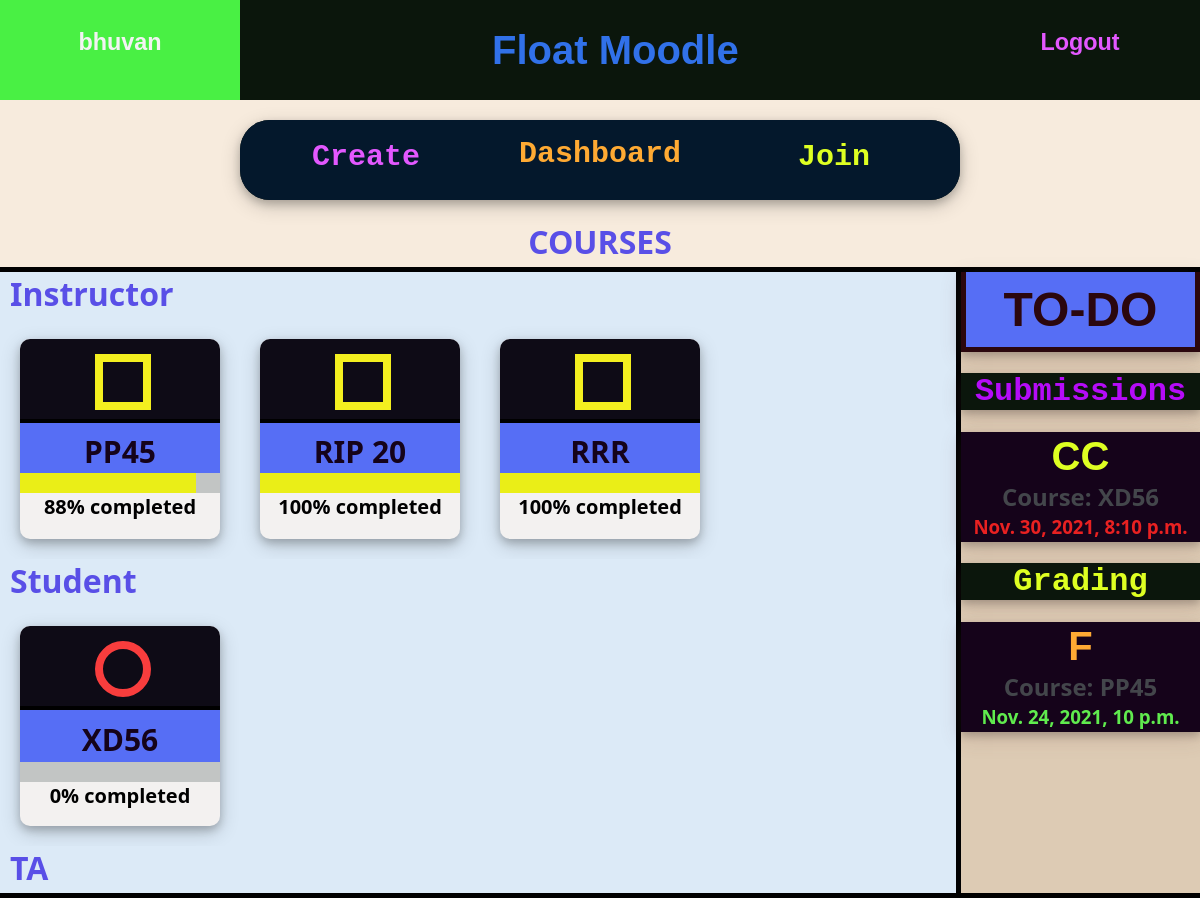
The app's page /courses/ (signed in) with its own data.
### courses/models.py (models this page shows, shortened)
class Course(models.Model):
    instructor = models.ForeignKey(User,on_delete=models.CASCADE,related_name='ins_courses') #assuming 1 instructor/course.
    name = models.CharField(max_length=128,default = '')
    students = models.ManyToManyField(User,related_name='stud_courses')
    TAs = models.ManyToManyField(User,related_name='ta_courses')
    joincode = models.CharField(max_length=10,default = '')
    TAjoincode = models.CharField(max_length=10,default = '')

class Assignment(models.Model):
    name = models.CharField(max_length=128,default='')
    link = models.URLField(default='')
    file_name = models.CharField(max_length=100,default='problem_statement')
    file = models.FileField(upload_to='assignments',blank=True)
    statement = models.CharField(max_length=300,default='')
    course = models.ForeignKey(Course,on_delete=models.CASCADE)
    maxmarks = models.IntegerField(default=100)
    deadline = models.DateTimeField(blank=False) #need to set while creating assign.
    weightage = models.IntegerField(default=0)
    feedfile = models.FileField(upload_to='feedback', blank = True)

### courses/views.py (the view, shortened to what this page needs)
# urls.py: path('', views.course_info, name = 'CourseHome'),
def course_info(request):
    if not request.user.is_authenticated:
        return redirect('login')
    u = User.objects.get(pk = request.user.pk )
    Itodo_List = [] #list of TO-DO assignments for 'I'nstructors ['S' ==> students, 'I' ==> Instructors ]
    Stodo_List = [] #list of TO-DO of students
    TAtodo_List = [] #for TA's
    PercI_List = [] #list of percentage of course completed.
    PercS_List = []
    PercT_List = []
    now = datetime.datetime.now()
    for course in u.ins_courses.all():
        graded_count = 0
        assign_count = 0
        for assign in course.assignment_set.all():
            if now > assign.deadline:
                graded=True
                for sub in assign.filesubmission_set.all():
                    if sub.corrected == 'NO':
                        graded = False
                        break
                if not graded:
                    Itodo_List.append(assign)
                else:
                    graded_count += 1
            assign_count += 1
        if assign_count == 0:
            PercI_List.append(100)
        else:
            PercI_List.append(int((graded_count*100)/assign_count))
    for course in u.stud_courses.all():
        assign_count = 0
        sub_count = 0
        for assign in course.assignment_set.all():
            if now < assign.deadline:
                submitted=False
                for sub in assign.filesubmission_set.all():
                    if sub.user.username == request.user.username:
                        submitted = True
                        break
                if not submitted:
                    Stodo_List.append(assign)
                else:
                    sub_count += 1
            else:
                submitted=False
                for sub in assign.filesubmission_set.all():
                    if sub.user.username == request.user.username:
                        submitted = True
                        break
                if submitted:
                    sub_count += 1
            assign_count += 1
        if assign_count == 0:
            PercS_List.append(100)
        else:
            PercS_List.append(int((sub_count*100)/assign_count))
    for i in range(len(PercS_List)):
        PercS_List[i] = str(PercS_List[i]) + '%'
    for i in range(len(PercI_List)):
        PercI_List[i] = str(PercI_List[i]) + '%'
    for i in range(len(PercT_List)):
        PercT_List[i] = str(PercT_List[i]) + '%'
    args = {
        'scourses': u.stud_courses.all(),
        'icourses': u.ins_courses.all(),
        'Tcourses': u.ta_courses.all(),
        'Itodo': Itodo_List,
        'Stodo': Stodo_List,
        'Ttodo': TAtodo_List,
        'Perc_S': PercS_List,
        'Perc_I': PercI_List,
        'Perc_T': PercT_List,
    }
    return render(request,'courses/home.html',args)

### courses/templatetags/extras.py (called while the page is built)
@register.filter
def index(indexable, i):
    return indexable[i]

### accounts/templates/courses/home.html (shortened to what this page needs)
{% extends 'base.html' %}
{% block H %}
    {% load extras %}
{% endblock %}
{% block content %}
<div class="Conth" style="height: 80px; width: 60%; align-self: center; margin: 20px 20%;  border-radius: 30px;     box-shadow: 0 4px 8px 0 rgba(0, 0, 0, 0.2), 0 6px 20px 0 rgba(0, 0, 0, 0.19);">
    <a href="{% url 'CourseCreate' %}" class="Conth hov3 ContL" style="width: 35%; height: 100%; display: block; text-decoration: none;">
      <h2 style="margin-left: 0%; margin-top: 8%;">Create</h2>
    </a>
    <a href="{% url 'dashboard' %}" class="Conth hov4 ContL" style="width: 30%; height: 100%; display: block; text-decoration: none; ">
        <h2 style="margin-left: 0%; margin-top: 8%;">Dashboard</h2>
      </a>
    <a href="{% url 'CourseJoin' %}" class="Conth hov1 ContL" style="width: 35%; height: 100%; display: block; text-decoration: none; ">
      <h2 style="margin-left: 0%; margin-top: 8%;">Join</h2>
    </a>
</div>
<div style="text-align: center; width: 100%; height: auto; margin-bottom: 4px;">
    <h1 style="font-family:'Segoe UI', Tahoma, Geneva, Verdana, sans-serif;color:rgb(89, 79, 231) ; align-self:  center; margin: 0px;">COURSES</h1>
</div>
<div class="Cbox" style="height: fit-content; width: 100%; border-width: 5px 0px; display: flex; background-color: rgb(220, 234, 247);">
    <div class="Cbox" style="width: 80%; height: auto; ">
        <div style=" width: 100%; height: auto; margin-bottom: 4px;">
            <h1 style="font-family:'Segoe UI', Tahoma, Geneva, Verdana, sans-serif;color:rgb(89, 79, 231) ; align-self:  left; margin: 0px; margin-left: 10px;">Instructor</h1>
        </div>
        <div class="Conth" style="background-color: transparent;">
            {% for course in icourses %}
            <a  href = "{% url 'coursepage' course.pk %}" class="course" style="text-decoration: none; display: block;">
                <div class="Cbox Cbox1" style="width: 100%; height: 40%; border-width: 0px 0px 4px 0px ; text-align: center; display: inline-block;">
                    <div class="square" style="margin: 15px 75px;"></div>
                </div>
                <div class="Cbox Cbox2 hov5" style="width: 100%; height: 20%; border-width: 0px 0px 0px 0px ; text-align: center; display: inline-block; padding: 5px 0px">
                    <h2 style="margin: 0px; padding: 0px; margin-top: 3px;">{{ course.name }}</h2>
                </div>
                <div style="width: 100%; height: 10%; border-width: 0px ; background-color: rgb(194, 197, 196);">
                  <div class="Cbox1 Cbox" style=" height: 100%; margin: 0px; background-color: rgb(234, 238, 23); border-width: 0px; width: {{ Perc_I|index:forloop.counter0 }}"></div>
                </div>
                <h4 style="margin: 0px; color:black;">{{ Perc_I|index:forloop.counter0 }} completed</h4>
            </a>
            {% endfor %}
        </div>
        <div style=" width: 100%; height: auto; margin-bottom: 4px;">
            <h1 style="font-family:'Segoe UI', Tahoma, Geneva, Verdana, sans-serif;color:rgb(89, 79, 231) ; align-self:  left; margin: 0px; margin-left: 10px;">Student</h1>
        </div>
        <div class="Conth" style="background-color: transparent;">
            {% for course in scourses %}
            <a  href = "{% url 'coursepage' course.pk %}" class="course" style="text-decoration: none; display: block;">
                <div class="Cbox Cbox1 Cbox6" style="width: 100%; height: 40%; border-width: 0px 0px 4px 0px ; text-align: center; display: inline-block;">
                    <div class="circle" style="margin: 15px 75px;"></div>
                </div>
                <div class="Cbox Cbox2 hov5" style="width: 100%; height: 20%; border-width: 0px; text-align: center; display: inline-block; padding: 6px 0px;">
                    <h2 style="margin: 0px; padding: 0px; margin-top: 3px;">{{ course.name }}</h2>
                </div>
                <div style="width: 100%; height: 10%; border-width: 0px ; background-color: rgb(194, 197, 196);">
                </div>
                <h4 style="margin: 0px; color: black;">{{ Perc_S|index:forloop.counter0 }} completed</h4>
            </a>
            {% endfor %}
        </div>
        <div style=" width: 100%; height: auto; margin-bottom: 4px;">
            <h1 style="font-family:'Segoe UI', Tahoma, Geneva, Verdana, sans-serif;color:rgb(89, 79, 231) ; align-self:  left; margin: 0px; margin-left: 10px;">TA</h1>
        </div>
    </div>
    <div class="Cbox" style="width: 20%; height: auto; border-left-width: 5px ; background-color: rgb(221, 203, 180);">
        <div class="sideheadfont hov5" style="color: rgb(43, 7, 14); font-size:x-large; padding: 10px; border-width: 0px 5px 5px 5px;">
            <h1 style="margin: 0px;">TO-DO</h1>
        </div>
        <div class="sideheadfont font1 hov6">
            <h1>Submissions</h1>
        </div>
        {% for assign in Stodo %}
        <a href = "{% url 'assign_page' assign.course.pk assign.pk %}" class="sidebox" style="height: auto; width: auto; text-align: center; padding: 2px; margin-bottom: 5px; text-decoration: none;display: block;">
            <h1 class="font2">{{ assign.name }}</h1>
            <h2 class = "font3">Course: {{ assign.course.name }}</h2>
            <h3 class = "font4">{{ assign.deadline }}</h3>
        </a>
        {% endfor %}
        <div class="sideheadfont font1 hov7">
            <h1>Grading</h1>
        </div>
        {% for assign in Itodo %}
        <a href = "{% url 'assign_page' assign.course.pk assign.pk %}" class="sidebox" style="height: auto; width: auto; text-align: center; padding: 2px; margin-bottom: 5px; text-decoration: none; display: block;">
            <h1 class="font2 font8">{{ assign.name }}</h1>
            <h2 class = "font3 font6">Course: {{ assign.course.name }}</h2>
            <h3 class = "font4 font7">{{ assign.deadline }}</h3>
        </a>
        {% endfor %}
    </div>
</div>
{% endblock %}

### accounts/templates/base.html (shortened to what this page needs)
{% load static %}
<link rel="stylesheet" type="text/css" href="{% static 'accounts/style.css' %}">
<!DOCTYPE html>
<html>
<head>
</head>
<body>
    {% if user.is_authenticated %}
      <div class="Conth" style="height: 100px;">
        <a href="{% url 'dashboard' %}" class="Conth hov1" style="width: 20%; height: 100%; display: block; text-decoration: none; ">
          <h3 style="margin-left: 0%; margin-top: 12%;">{{ user.username }}</h3>
        </a>
        <div class="Conth hov2" style="width: 60%; height: 100%;">
          <h1 style="margin-left: 35%;">Float Moodle</h1>
        </div>
        <a href="{% url 'logout' %}" class="Conth hov3" style="width: 20%; height: 100%; display: block; text-decoration: none; ">
          <h3 style="margin-left: 0%; margin-top: 12%;">Logout</h3>
        </a>
      </div>
    {% endif %}
    {% block content %}
    {% endblock %}
</body>
</html>

### accounts/static/accounts/style.css (style rules this page uses)
body { margin: 0px; background-color: #f7ebdd; }
.Conth { border-style: solid ; border-width: 0px ; background-color: #0b160c; color: rgb(49, 113, 233); font-family: Verdana, Geneva, Tahoma, sans-serif; font-size: 20px; font-weight: 50; display: flex; text-align: center; align-items: center; position: relative; overflow: hidden; padding: 0px; }
.contL { background-color: #04182c; font-family:'Courier New', Courier, monospace; }
.hov1 { color: rgb(222, 255, 34); }
.hov3 { color: #e358ff; }
.hov4 { color: rgb(255, 170, 51); }
.Cbox { border-style: solid ; border-width: 0px ; border-color: black; }
.Cbox1 { background-color:#0E0B16 ; }
.course { border: 0px solid rgb(0, 0, 0); width: 200px; height: 200px; overflow: hidden; box-shadow: 0 4px 8px 0 rgba(0, 0, 0, 0.2), 0 6px 20px 0 rgba(0, 0, 0, 0.19); margin: 20px ; border-radius: 10px; font-family: Verdana, Geneva, Tahoma, sans-serif; font-family:'Segoe UI', Tahoma, Geneva, Verdana, sans-serif; background-color: #f3f1f0 }
.square { height: 40px; width: 40px; border: 8px solid rgb(243, 239, 31); }
.circle { height: 40px; width: 40px; border: 8px solid rgb(248, 61, 61); border-radius: 50%; }
.sideheadfont { font-family: Verdana, Geneva, Tahoma, sans-serif; text-align: center; margin: 0px; border: 0px; border-style: solid; background-color: #566ef5; box-shadow: 0 4px 8px 0 rgba(0, 0, 0, 0.2), 0 6px 20px 0 rgba(119, 77, 77, 0.19); }
.font1 { font-family: 'Courier New', Courier, monospace; }
.hov6 { background-color: #0b160c; color: rgb(181, 12, 248); }
.hov7 { background-color: #0b160c; color: rgb(222, 255, 34); }
.sidebox { width: 100%; border: 0px solid ; font-family:'Segoe UI', Tahoma, Geneva, Verdana, sans-serif; box-shadow: 0 4px 8px 0 rgba(0, 0, 0, 0.2), 0 6px 20px 0 rgba(119, 77, 77,0.19); background-color: #15031a; }
.font2 { font-family: Verdana, Geneva, Tahoma, sans-serif; font-size: 40px; margin: 0px; border: 0px; color: rgb(222, 255, 34); }
.font3 { margin: 1px; color: rgb(67, 70, 75); }
.font4 { margin: 1px; color: rgb(233, 33, 33); }
.font6 { color: rgb(67, 70, 75); }
.font7 { color:rgb(96, 235, 78); }
.font8 { color: rgb(255, 170, 51); }
.hov5 { color: #15031a; background-color: #566ef5; }

### records on screen
Course: name "PP45", counter0 "88%"
Course: name "RIP 20", counter0 "100%"
Course: name "RRR", counter0 "100%"
Course: name "XD56", counter0 "0%"
Assignment: name "CC", course.name "XD56", deadline "Nov. 30, 2021, 8:10 p.m."
Assignment: name "F", course.name "PP45", deadline "Nov. 24, 2021, 10 p.m."

### other values on screen
{{ user.username }} "bhuvan"
